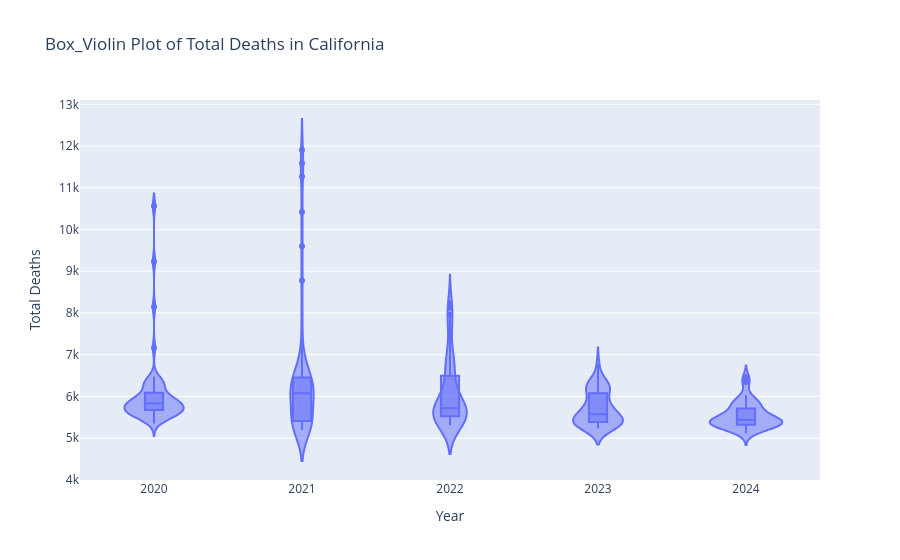

Here is the notebook cell this chart was saved with:
### Markdown cell above
### Basic Box_violin
**Example Question: What are the distributions of  {Disease: Total Death} in {State: CA} across 2020 to 2025?**
- Note. Only show one example in this notebook: Box_Violin Plot of Total Deaths in California
- Note. The loop is provided as follows, but this will take a while to run. If you run this, you will need to wait about 1 minute.
  >>> <br>
  ``` Python
  for selected_disease in diseases: # or use "disease" (death count)
    for selected_state in states:
        filtered_df=df[df["State"]==selected_state].copy() 
        filtered_df = filtered_df.dropna(subset=[selected_disease]).copy()
        
        box_violin = px.violin(filtered_df, x="Year", y=selected_disease, box=True, points="outliers", 
                                   title=f"Violin Plot of {selected_disease} in {selected_state}")

        box_violin.show()
    ```
   >>> <br>

### Code cell
filtered_df=df[df["State"]=='California'].copy() 
filtered_df = filtered_df.dropna(subset=['Total Deaths']).copy()
        
box_violin = px.violin(filtered_df, x="Year", y='Total Deaths', box=True, points="outliers", 
                        title=f"Box_Violin Plot of Total Deaths in California")

box_violin.show()

### Figure 1 — Plotly figure (JSON) as saved in the notebook; plotly's stock layout.template omitted (floating-point values rounded to 4 significant figures; data arrays with more than 128 entries replaced by an {"elided": "..."} marker saying what was removed)
{"data": [{"alignmentgroup": "True", "box": {"visible": true}, "hovertemplate": "Year=%{x}<br>Total Deaths=%{y}<extra></extra>", "legendgroup": "", "marker": {"color": "#636efa"}, "name": "", "offsetgroup": "", "orientation": "v", "points": "outliers", "scalegroup": "True", "showlegend": false, "type": "violin", "x": {"elided": "261 int values"}, "x0": " ", "xaxis": "x", "y": {"elided": "261 int values"}, "y0": " ", "yaxis": "y"}], "layout": {"autosize": true, "legend": {"tracegroupgap": 0}, "title": {"text": "Box_Violin Plot of Total Deaths in California"}, "violinmode": "group", "xaxis": {"anchor": "y", "autorange": true, "domain": [0, 1], "range": [2020.0, 2024.0], "title": {"text": "Year"}, "type": "linear"}, "yaxis": {"anchor": "x", "autorange": true, "domain": [0, 1], "range": [3996.0, 13100.0], "title": {"text": "Total Deaths"}, "type": "linear"}}}
